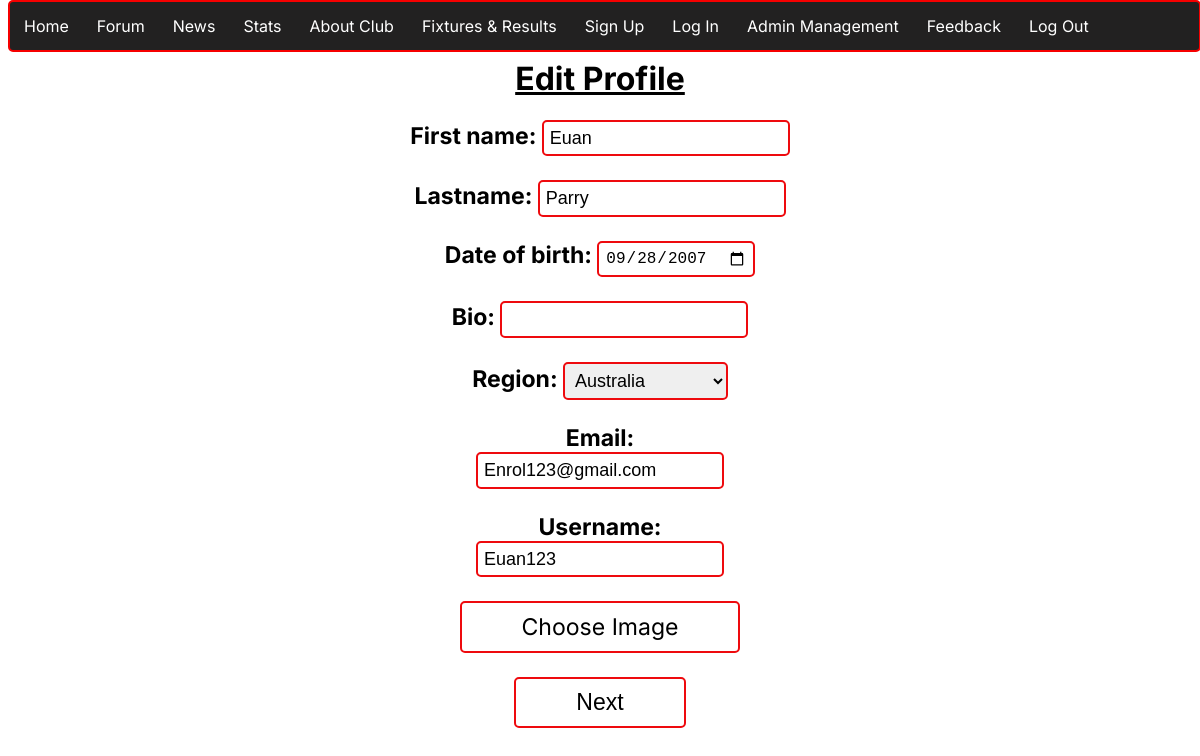
The page /edit_profile.php?id=9 on the database its author committed.
### tables this page shows
CREATE TABLE `users` (
  `id` int(11) NOT NULL,
  `username` text NOT NULL,
  `password` text NOT NULL,
  `firstname` text NOT NULL,
  `lastname` text NOT NULL,
  `email` text NOT NULL,
  `bio` text NOT NULL,
  `profile_pic` blob NOT NULL,
  `region` text NOT NULL,
  `status` enum('active','inactive','','') NOT NULL,
  `birthdate` text NOT NULL,
  `role` enum('user','admin','','') NOT NULL
);

### edit_profile.php (the view, shortened to what this page needs)
<?php
include 'nav.php';
$id = intval($_GET['id']);
$stmt = $conn->prepare("SELECT * FROM users WHERE id = ?");
$stmt->bind_param("i", $id);
$stmt->execute();
$result = $stmt->get_result();
$row = $result->fetch_assoc();
$username = $row['username'];
$firstname = $row['firstname'];
$lastname = $row['lastname'];
$email = $row['email'];
$bio = $row['bio'];
$region = $row['region'];
$birthdate = $row['birthdate'];
?>
<!DOCTYPE html>
<html lang="en">
<head>
    <link rel="stylesheet" href="main.css">
    <link rel="stylesheet" href="signup.css">
    <link rel="stylesheet" href="accounts.css">
</head>
<body>
    <h1 class="title"> <u>Edit Profile</u></h1>
<form action="edit_profile_validate.php" method='POST' enctype="multipart/form-data">
        <label class="labels" for="firstname"><b>First name:</b></label>
        <input type="text" class="box" name="firstname" value="<?php echo $firstname;?> "required> <br>
        <br>
        <label class="labels" for="lastname"><b>Lastname:</b></label>
        <input type="text" class="box" name="lastname" value="<?php echo $lastname;?> "required> <br>
        <br>
        <label class="labels" for="dob"><b>Date of birth:</b></label>
        <input type="date" class="box" id="birthdate"name="birthdate" value="<?php echo $birthdate;?>"> <br> <br>
        <label class="labels" for ="bio"><b>Bio:</b></label>
        <input type="text" class="box" name="bio" value="<?php echo $bio;?>"> <br>
        <br>
        <label class="labels" for="region"><b>Region:</b></label>
        <select id="region" class="box" name="region" value="<?php echo $region;?>">
        <option value="Australia">Australia</option>
        </select>
        <br>
        <br>
        <label class="labels" for="email"><b>Email:</b></label> <br>
        <input type="text" class="box"  name="email" value="<?php echo $email;?>" required> <br>
        <br> <label class="labels" for="username"><b>Username:</b></label> <br>
        <input type="text" class="box" name="username" value="<?php echo $username; ?>" required> <br>
        <br> <label for="pictureup" class="custom-file-upload">Choose Image </label>
        <br>
        <br> <div class="next">
            <button type="submit" class="box" name= "submit" value="submit" class="signupbtn" >Next</button>
        </div>
    </form>
</body>
</html>

### main.css (style rules this page uses)
body { font-family: "Inter", sans-serif; font-optical-sizing: auto; font-weight: weight; font-style: normal; color: black; }
.title { margin-top: 5%; text-align: center; }
.box { border: 2px solid #EE0A0E; font-size: large; padding: 0.5%; border-radius: 5px; -webkit-border-radius: 5px; -moz-border-radius: 5px; -ms-border-radius: 5px; -o-border-radius: 5px; }
.labels { font-size: larger; }
button[type=submit] { text-align: center; border: 2px solid #EE0A0E; padding: 10px 60px; border-radius: 5px; cursor: pointer; background-color: white; text-decoration: none; color: black; display: inline-block; font-size: 120%; transition-duration: 0.4s; }
.custom-file-upload { text-align: center; border: 2px solid #EE0A0E; padding: 10px 60px; border-radius: 5px; cursor: pointer; background-color: white; text-decoration: none; color: black; display: inline-block; font-size: 120%; transition-duration: 0.4s; }

### signup.css (style rules this page uses)
form { text-align: center; font-size: larger; }

### rows shown on the page
users: firstname "Euan", lastname "Parry", birthdate "09/28/2007", region "Australia", email "Enrol123@gmail.com", username "Euan123"
